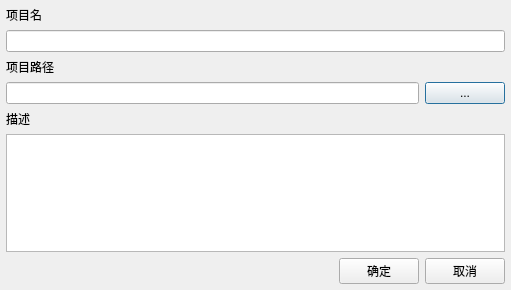
<?xml version="1.0" encoding="UTF-8"?>
<ui version="4.0">
 <class>NewProjectDialog</class>
 <widget class="QDialog" name="NewProjectDialog">
  <property name="geometry">
   <rect>
    <x>0</x>
    <y>0</y>
    <width>511</width>
    <height>290</height>
   </rect>
  </property>
  <property name="windowTitle">
   <string>项目属性</string>
  </property>
  <layout class="QVBoxLayout" name="verticalLayout">
   <property name="leftMargin">
    <number>6</number>
   </property>
   <property name="topMargin">
    <number>6</number>
   </property>
   <property name="rightMargin">
    <number>6</number>
   </property>
   <property name="bottomMargin">
    <number>6</number>
   </property>
   <item>
    <widget class="QLabel" name="label">
     <property name="text">
      <string>项目名</string>
     </property>
    </widget>
   </item>
   <item>
    <widget class="QLineEdit" name="ProjectNameEdit"/>
   </item>
   <item>
    <widget class="QLabel" name="label_2">
     <property name="text">
      <string>项目路径</string>
     </property>
    </widget>
   </item>
   <item>
    <layout class="QHBoxLayout" name="horizontalLayout_2">
     <item>
      <widget class="QLineEdit" name="ProjectPathEdit"/>
     </item>
     <item>
      <widget class="QPushButton" name="BrowseButton">
       <property name="text">
        <string>...</string>
       </property>
      </widget>
     </item>
    </layout>
   </item>
   <item>
    <widget class="QLabel" name="label_3">
     <property name="text">
      <string>描述</string>
     </property>
    </widget>
   </item>
   <item>
    <widget class="QTextEdit" name="CommentEdit"/>
   </item>
   <item>
    <layout class="QHBoxLayout" name="horizontalLayout">
     <item>
      <spacer name="horizontalSpacer">
       <property name="orientation">
        <enum>Qt::Horizontal</enum>
       </property>
       <property name="sizeHint" stdset="0">
        <size>
         <width>40</width>
         <height>20</height>
        </size>
       </property>
      </spacer>
     </item>
     <item>
      <widget class="QPushButton" name="OkButton">
       <property name="text">
        <string>确定</string>
       </property>
      </widget>
     </item>
     <item>
      <widget class="QPushButton" name="CancelButton">
       <property name="text">
        <string>取消</string>
       </property>
      </widget>
     </item>
    </layout>
   </item>
  </layout>
  <zorder>label</zorder>
  <zorder>ProjectPathEdit</zorder>
  <zorder>label_2</zorder>
  <zorder>BrowseButton</zorder>
  <zorder>CommentEdit</zorder>
  <zorder>ProjectNameEdit</zorder>
  <zorder>OkButton</zorder>
  <zorder>CancelButton</zorder>
  <zorder>label_3</zorder>
  <zorder>horizontalSpacer</zorder>
 </widget>
 <tabstops>
  <tabstop>ProjectNameEdit</tabstop>
  <tabstop>ProjectPathEdit</tabstop>
  <tabstop>BrowseButton</tabstop>
  <tabstop>CommentEdit</tabstop>
 </tabstops>
 <resources/>
 <connections/>
</ui>
